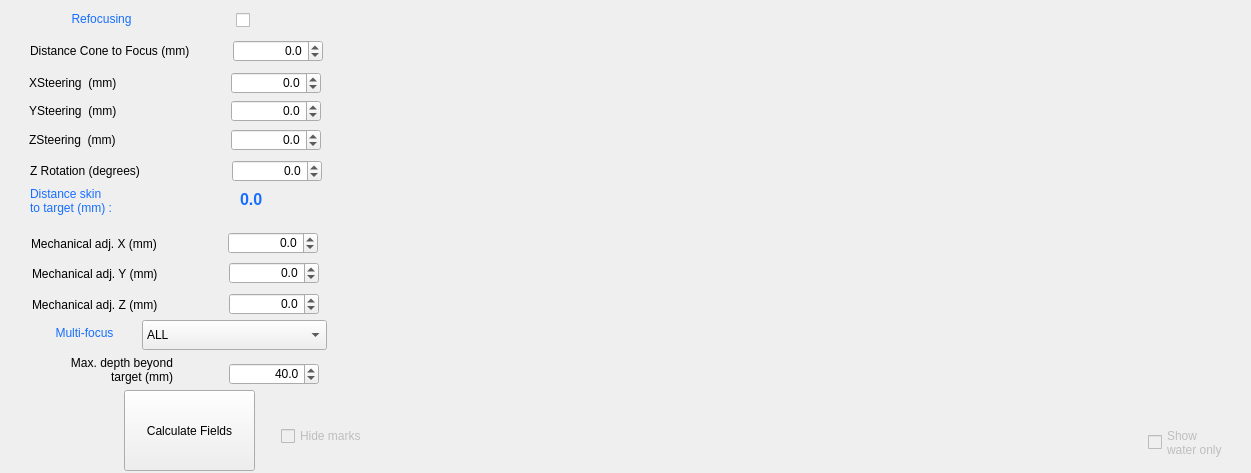
<?xml version="1.0" encoding="UTF-8"?>
<ui version="4.0">
 <class>Widget</class>
 <widget class="QWidget" name="Widget">
  <property name="geometry">
   <rect>
    <x>0</x>
    <y>0</y>
    <width>1251</width>
    <height>473</height>
   </rect>
  </property>
  <property name="windowTitle">
   <string>Widget</string>
  </property>
  <property name="styleSheet">
   <string notr="true"/>
  </property>
  <widget class="QLabel" name="label_20">
   <property name="geometry">
    <rect>
     <x>31</x>
     <y>234</y>
     <width>143</width>
     <height>20</height>
    </rect>
   </property>
   <property name="text">
    <string>Mechanical adj. X (mm)</string>
   </property>
  </widget>
  <widget class="QDoubleSpinBox" name="ZSteeringSpinBox">
   <property name="geometry">
    <rect>
     <x>231</x>
     <y>129</y>
     <width>90</width>
     <height>22</height>
    </rect>
   </property>
   <property name="alignment">
    <set>Qt::AlignRight|Qt::AlignTrailing|Qt::AlignVCenter</set>
   </property>
   <property name="decimals">
    <number>1</number>
   </property>
   <property name="minimum">
    <double>-5.000000000000000</double>
   </property>
   <property name="maximum">
    <double>5.000000000000000</double>
   </property>
   <property name="singleStep">
    <double>0.100000000000000</double>
   </property>
   <property name="value">
    <double>0.000000000000000</double>
   </property>
  </widget>
  <widget class="QLabel" name="label_19">
   <property name="geometry">
    <rect>
     <x>29</x>
     <y>130</y>
     <width>143</width>
     <height>20</height>
    </rect>
   </property>
   <property name="text">
    <string>ZSteering  (mm)</string>
   </property>
  </widget>
  <widget class="QLabel" name="DistanceSkinLabel">
   <property name="geometry">
    <rect>
     <x>240</x>
     <y>184</y>
     <width>76</width>
     <height>31</height>
    </rect>
   </property>
   <property name="font">
    <font>
     <pointsize>12</pointsize>
     <bold>true</bold>
    </font>
   </property>
   <property name="styleSheet">
    <string notr="true">color:rgb(22, 110, 255)</string>
   </property>
   <property name="text">
    <string>0.0</string>
   </property>
   <property name="textInteractionFlags">
    <set>Qt::LinksAccessibleByMouse|Qt::TextSelectableByMouse</set>
   </property>
  </widget>
  <widget class="QLabel" name="label_21">
   <property name="geometry">
    <rect>
     <x>30</x>
     <y>185</y>
     <width>150</width>
     <height>31</height>
    </rect>
   </property>
   <property name="styleSheet">
    <string notr="true">color:rgb(22, 110, 255)</string>
   </property>
   <property name="text">
    <string>Distance skin
to target (mm) :</string>
   </property>
   <property name="indent">
    <number>0</number>
   </property>
  </widget>
  <widget class="QDoubleSpinBox" name="XMechanicSpinBox">
   <property name="geometry">
    <rect>
     <x>228</x>
     <y>232</y>
     <width>90</width>
     <height>22</height>
    </rect>
   </property>
   <property name="alignment">
    <set>Qt::AlignRight|Qt::AlignTrailing|Qt::AlignVCenter</set>
   </property>
   <property name="decimals">
    <number>1</number>
   </property>
   <property name="minimum">
    <double>-10.000000000000000</double>
   </property>
   <property name="maximum">
    <double>10.000000000000000</double>
   </property>
   <property name="singleStep">
    <double>0.100000000000000</double>
   </property>
   <property name="value">
    <double>0.000000000000000</double>
   </property>
  </widget>
  <widget class="QLabel" name="label_23">
   <property name="geometry">
    <rect>
     <x>32</x>
     <y>264</y>
     <width>143</width>
     <height>20</height>
    </rect>
   </property>
   <property name="text">
    <string>Mechanical adj. Y (mm)</string>
   </property>
  </widget>
  <widget class="QDoubleSpinBox" name="YMechanicSpinBox">
   <property name="geometry">
    <rect>
     <x>229</x>
     <y>262</y>
     <width>90</width>
     <height>22</height>
    </rect>
   </property>
   <property name="alignment">
    <set>Qt::AlignRight|Qt::AlignTrailing|Qt::AlignVCenter</set>
   </property>
   <property name="decimals">
    <number>1</number>
   </property>
   <property name="minimum">
    <double>-10.000000000000000</double>
   </property>
   <property name="maximum">
    <double>10.000000000000000</double>
   </property>
   <property name="singleStep">
    <double>0.100000000000000</double>
   </property>
   <property name="value">
    <double>0.000000000000000</double>
   </property>
  </widget>
  <widget class="QPushButton" name="CalculatePlanningMask">
   <property name="geometry">
    <rect>
     <x>124</x>
     <y>390</y>
     <width>131</width>
     <height>81</height>
    </rect>
   </property>
   <property name="autoFillBackground">
    <bool>false</bool>
   </property>
   <property name="styleSheet">
    <string notr="true"/>
   </property>
   <property name="text">
    <string>Calculate Fields</string>
   </property>
  </widget>
  <widget class="QWidget" name="AcField_plot1" native="true">
   <property name="geometry">
    <rect>
     <x>343</x>
     <y>30</y>
     <width>868</width>
     <height>381</height>
    </rect>
   </property>
  </widget>
  <widget class="QLabel" name="label_24">
   <property name="geometry">
    <rect>
     <x>32</x>
     <y>295</y>
     <width>143</width>
     <height>20</height>
    </rect>
   </property>
   <property name="text">
    <string>Mechanical adj. Z (mm)</string>
   </property>
  </widget>
  <widget class="QDoubleSpinBox" name="ZMechanicSpinBox">
   <property name="geometry">
    <rect>
     <x>229</x>
     <y>293</y>
     <width>90</width>
     <height>22</height>
    </rect>
   </property>
   <property name="alignment">
    <set>Qt::AlignRight|Qt::AlignTrailing|Qt::AlignVCenter</set>
   </property>
   <property name="decimals">
    <number>1</number>
   </property>
   <property name="minimum">
    <double>-90.000000000000000</double>
   </property>
   <property name="maximum">
    <double>90.000000000000000</double>
   </property>
   <property name="singleStep">
    <double>0.100000000000000</double>
   </property>
   <property name="value">
    <double>0.000000000000000</double>
   </property>
  </widget>
  <widget class="QCheckBox" name="RefocusingcheckBox">
   <property name="geometry">
    <rect>
     <x>223</x>
     <y>10</y>
     <width>27</width>
     <height>20</height>
    </rect>
   </property>
   <property name="font">
    <font>
     <pointsize>18</pointsize>
    </font>
   </property>
   <property name="layoutDirection">
    <enum>Qt::RightToLeft</enum>
   </property>
   <property name="text">
    <string/>
   </property>
  </widget>
  <widget class="QLabel" name="label_22">
   <property name="geometry">
    <rect>
     <x>30</x>
     <y>9</y>
     <width>143</width>
     <height>20</height>
    </rect>
   </property>
   <property name="styleSheet">
    <string notr="true">color:rgb(22, 110, 255)</string>
   </property>
   <property name="text">
    <string>Refocusing</string>
   </property>
   <property name="alignment">
    <set>Qt::AlignCenter</set>
   </property>
  </widget>
  <widget class="QDoubleSpinBox" name="DistanceConeToFocusSpinBox">
   <property name="geometry">
    <rect>
     <x>233</x>
     <y>40</y>
     <width>90</width>
     <height>22</height>
    </rect>
   </property>
   <property name="alignment">
    <set>Qt::AlignRight|Qt::AlignTrailing|Qt::AlignVCenter</set>
   </property>
   <property name="decimals">
    <number>1</number>
   </property>
   <property name="minimum">
    <double>-5.000000000000000</double>
   </property>
   <property name="maximum">
    <double>5.000000000000000</double>
   </property>
   <property name="singleStep">
    <double>0.100000000000000</double>
   </property>
   <property name="value">
    <double>0.000000000000000</double>
   </property>
  </widget>
  <widget class="QLabel" name="label_25">
   <property name="geometry">
    <rect>
     <x>30</x>
     <y>41</y>
     <width>191</width>
     <height>20</height>
    </rect>
   </property>
   <property name="text">
    <string>Distance Cone to Focus (mm)</string>
   </property>
  </widget>
  <widget class="QLabel" name="label_26">
   <property name="geometry">
    <rect>
     <x>30</x>
     <y>161</y>
     <width>143</width>
     <height>20</height>
    </rect>
   </property>
   <property name="text">
    <string>Z Rotation (degrees)</string>
   </property>
  </widget>
  <widget class="QDoubleSpinBox" name="ZRotationSpinBox">
   <property name="geometry">
    <rect>
     <x>232</x>
     <y>160</y>
     <width>90</width>
     <height>22</height>
    </rect>
   </property>
   <property name="alignment">
    <set>Qt::AlignRight|Qt::AlignTrailing|Qt::AlignVCenter</set>
   </property>
   <property name="decimals">
    <number>1</number>
   </property>
   <property name="minimum">
    <double>-180.000000000000000</double>
   </property>
   <property name="maximum">
    <double>180.000000000000000</double>
   </property>
   <property name="singleStep">
    <double>5.000000000000000</double>
   </property>
   <property name="value">
    <double>0.000000000000000</double>
   </property>
  </widget>
  <widget class="QLabel" name="label_27">
   <property name="geometry">
    <rect>
     <x>20</x>
     <y>355</y>
     <width>153</width>
     <height>30</height>
    </rect>
   </property>
   <property name="text">
    <string>Max. depth beyond
target (mm)</string>
   </property>
   <property name="alignment">
    <set>Qt::AlignRight|Qt::AlignTrailing|Qt::AlignVCenter</set>
   </property>
  </widget>
  <widget class="QDoubleSpinBox" name="MaxDepthSpinBox">
   <property name="geometry">
    <rect>
     <x>229</x>
     <y>363</y>
     <width>90</width>
     <height>22</height>
    </rect>
   </property>
   <property name="alignment">
    <set>Qt::AlignRight|Qt::AlignTrailing|Qt::AlignVCenter</set>
   </property>
   <property name="decimals">
    <number>1</number>
   </property>
   <property name="minimum">
    <double>20.000000000000000</double>
   </property>
   <property name="maximum">
    <double>100.000000000000000</double>
   </property>
   <property name="singleStep">
    <double>1.000000000000000</double>
   </property>
   <property name="value">
    <double>40.000000000000000</double>
   </property>
  </widget>
  <widget class="QWidget" name="IsppaScrollBars" native="true">
   <property name="geometry">
    <rect>
     <x>405</x>
     <y>410</y>
     <width>730</width>
     <height>61</height>
    </rect>
   </property>
  </widget>
  <widget class="QCheckBox" name="ShowWaterResultscheckBox">
   <property name="enabled">
    <bool>false</bool>
   </property>
   <property name="geometry">
    <rect>
     <x>1148</x>
     <y>417</y>
     <width>93</width>
     <height>51</height>
    </rect>
   </property>
   <property name="text">
    <string>Show
water only</string>
   </property>
  </widget>
  <widget class="QCheckBox" name="HideMarkscheckBox">
   <property name="enabled">
    <bool>false</bool>
   </property>
   <property name="geometry">
    <rect>
     <x>281</x>
     <y>422</y>
     <width>97</width>
     <height>28</height>
    </rect>
   </property>
   <property name="text">
    <string>Hide marks</string>
   </property>
  </widget>
  <widget class="QLabel" name="MultifocusLabel">
   <property name="geometry">
    <rect>
     <x>13</x>
     <y>323</y>
     <width>143</width>
     <height>20</height>
    </rect>
   </property>
   <property name="styleSheet">
    <string notr="true">color:rgb(22, 110, 255)</string>
   </property>
   <property name="text">
    <string>Multi-focus</string>
   </property>
   <property name="alignment">
    <set>Qt::AlignCenter</set>
   </property>
  </widget>
  <widget class="QComboBox" name="SelCombinationDropDown">
   <property name="geometry">
    <rect>
     <x>142</x>
     <y>320</y>
     <width>185</width>
     <height>30</height>
    </rect>
   </property>
   <item>
    <property name="text">
     <string>ALL</string>
    </property>
   </item>
  </widget>
  <widget class="QDoubleSpinBox" name="YSteeringSpinBox">
   <property name="geometry">
    <rect>
     <x>231</x>
     <y>100</y>
     <width>90</width>
     <height>22</height>
    </rect>
   </property>
   <property name="alignment">
    <set>Qt::AlignRight|Qt::AlignTrailing|Qt::AlignVCenter</set>
   </property>
   <property name="decimals">
    <number>1</number>
   </property>
   <property name="minimum">
    <double>-5.000000000000000</double>
   </property>
   <property name="maximum">
    <double>5.000000000000000</double>
   </property>
   <property name="singleStep">
    <double>0.100000000000000</double>
   </property>
   <property name="value">
    <double>0.000000000000000</double>
   </property>
  </widget>
  <widget class="QLabel" name="label_28">
   <property name="geometry">
    <rect>
     <x>29</x>
     <y>101</y>
     <width>143</width>
     <height>20</height>
    </rect>
   </property>
   <property name="text">
    <string>YSteering  (mm)</string>
   </property>
  </widget>
  <widget class="QLabel" name="label_29">
   <property name="geometry">
    <rect>
     <x>29</x>
     <y>73</y>
     <width>143</width>
     <height>20</height>
    </rect>
   </property>
   <property name="text">
    <string>XSteering  (mm)</string>
   </property>
  </widget>
  <widget class="QDoubleSpinBox" name="XSteeringSpinBox">
   <property name="geometry">
    <rect>
     <x>231</x>
     <y>72</y>
     <width>90</width>
     <height>22</height>
    </rect>
   </property>
   <property name="alignment">
    <set>Qt::AlignRight|Qt::AlignTrailing|Qt::AlignVCenter</set>
   </property>
   <property name="decimals">
    <number>1</number>
   </property>
   <property name="minimum">
    <double>-5.000000000000000</double>
   </property>
   <property name="maximum">
    <double>5.000000000000000</double>
   </property>
   <property name="singleStep">
    <double>0.100000000000000</double>
   </property>
   <property name="value">
    <double>0.000000000000000</double>
   </property>
  </widget>
 </widget>
 <tabstops>
  <tabstop>DistanceConeToFocusSpinBox</tabstop>
  <tabstop>XSteeringSpinBox</tabstop>
  <tabstop>YSteeringSpinBox</tabstop>
  <tabstop>ZSteeringSpinBox</tabstop>
  <tabstop>ZRotationSpinBox</tabstop>
  <tabstop>XMechanicSpinBox</tabstop>
  <tabstop>YMechanicSpinBox</tabstop>
  <tabstop>ZMechanicSpinBox</tabstop>
  <tabstop>SelCombinationDropDown</tabstop>
  <tabstop>MaxDepthSpinBox</tabstop>
  <tabstop>ShowWaterResultscheckBox</tabstop>
  <tabstop>RefocusingcheckBox</tabstop>
  <tabstop>CalculatePlanningMask</tabstop>
  <tabstop>HideMarkscheckBox</tabstop>
 </tabstops>
 <resources/>
 <connections/>
</ui>
